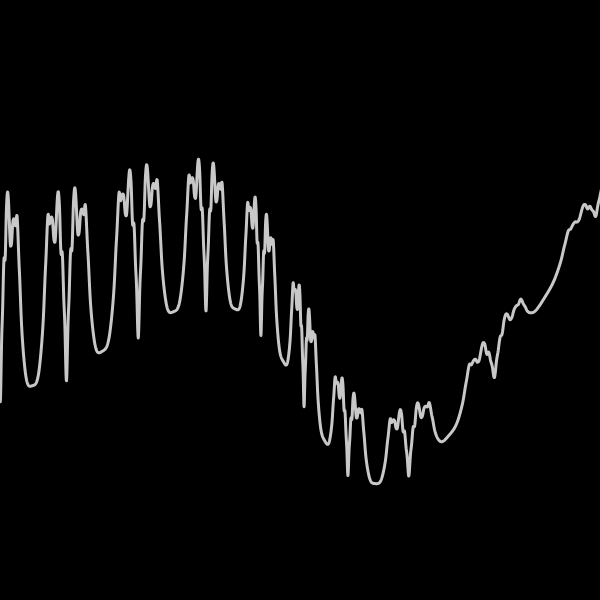
Frame 1 (no input)
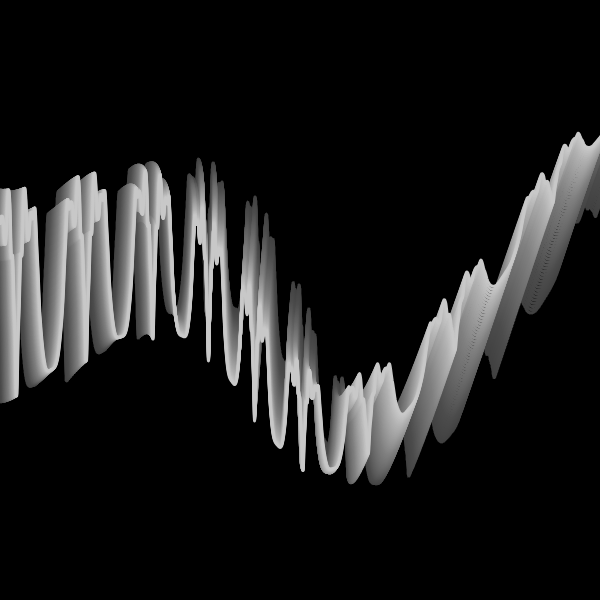
Frame 60 (no input)
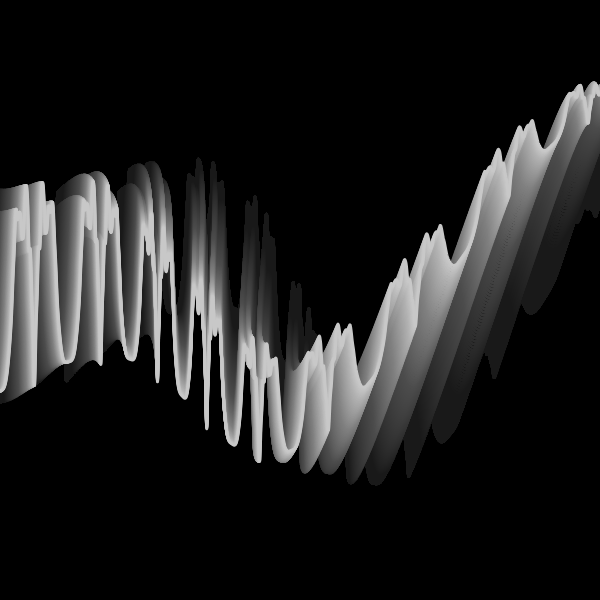
Frame 120 (the mouse pressed at the canvas centre since frame 60)

The p5.js sketch that drew these frames (run headless with seeded random() and noise() and a simulated clock; from frame 60 on, the mouse is pressed at the canvas centre):

// p5.js sketch
// ── sketch.js
/*
ref.
A trick to get looping curves with lerp and delay
https://necessarydisorder.wordpress.com/2018/03/31/a-trick-to-get-looping-curves-with-lerp-and-delay/
*/


const CYCLE = 480;
const VERT_NUM = 3000;
let DELAY_FACTOR = 1.3;


function setup() {

    const s = min(windowWidth , windowHeight);
  createCanvas(s,s); 
  w = 600;
  var canvas;
    if(windowWidth>=600 && windowHeight >=600){
      canvas = createCanvas(600, 600);
    }
    else{
      canvas = createCanvas(windowWidth, windowHeight - 100);
    }

  var x = (windowWidth - width) / 2;
  var y = (windowHeight - height) / 2;

  canvas.position(x, y);
  background(0);
  noStroke();



}

function x1(t){
  return  (cos(TAU * t) - 1) * height * 0.0;
}
function y1(t){
  return 0.5 * width + width * (noise(sin(TAU * t) * 2) - 0.5);
}
 
function x2(t){
  return (cos(TAU * t) + 1) * width * 0.1 + width;
}
function y2(t){
  return 0.5 * width - 0.4 * width * cos(TAU * t);
  
}
 

function draw(){
  
  const frameRatio = frameCount % CYCLE / CYCLE;
  
  const w = 3;
  strokeWeight(w);
  strokeJoin(ROUND);
  noFill();
  background(0, 5);

  stroke(200);
  beginShape();
  
  for(let i=0;i< VERT_NUM; i++){
    const vertRatio = (i / VERT_NUM) % 1;
    let x = lerp(x1(frameRatio - DELAY_FACTOR * vertRatio * 0.1), x2(frameRatio - DELAY_FACTOR * (1 - vertRatio)), vertRatio);
    let y = lerp(y1(frameRatio - DELAY_FACTOR * vertRatio * 4), y2(frameRatio - DELAY_FACTOR * (1 - vertRatio)), vertRatio);
    vertex(x, y);
  }
  endShape();
}


function createCols(_url) {
  let slash_index = _url.lastIndexOf('/');
  let pallate_str = _url.slice(slash_index + 1);
  let arr = pallate_str.split('-');
  for (let i = 0; i < arr.length; i++) {
    arr[i] = '#' + arr[i];
  }
  return arr;
}
